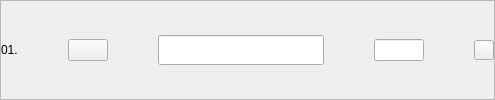
              <widget class="QFrame" name="result1">
               <property name="frameShape">
                <enum>QFrame::StyledPanel</enum>
               </property>
               <property name="frameShadow">
                <enum>QFrame::Raised</enum>
               </property>
               <layout class="QHBoxLayout" name="horizontalLayout_25" stretch="1,0,10,3,0">
                <property name="spacing">
                 <number>50</number>
                </property>
                <property name="leftMargin">
                 <number>0</number>
                </property>
                <property name="topMargin">
                 <number>0</number>
                </property>
                <property name="rightMargin">
                 <number>0</number>
                </property>
                <property name="bottomMargin">
                 <number>0</number>
                </property>
                <item>
                 <widget class="QLabel" name="nro1">
                  <property name="text">
                   <string>01.</string>
                  </property>
                 </widget>
                </item>
                <item>
                 <widget class="QPushButton" name="seeResult1Button">
                  <property name="text">
                   <string/>
                  </property>
                  <property name="icon">
                   <iconset resource="../resources.qrc">
                    <normaloff>:/Buttons/img/amacapy-boton-ver.png</normaloff>:/Buttons/img/amacapy-boton-ver.png</iconset>
                  </property>
                  <property name="iconSize">
                   <size>
                    <width>30</width>
                    <height>30</height>
                   </size>
                  </property>
                 </widget>
                </item>
                <item>
                 <widget class="QLineEdit" name="titleResult1">
                  <property name="minimumSize">
                   <size>
                    <width>0</width>
                    <height>30</height>
                   </size>
                  </property>
                 </widget>
                </item>
                <item>
                 <widget class="QLineEdit" name="priceResult1">
                  <property name="maximumSize">
                   <size>
                    <width>120</width>
                    <height>16777215</height>
                   </size>
                  </property>
                 </widget>
                </item>
                <item>
                 <widget class="QPushButton" name="deleteResult1Button">
                  <property name="sizePolicy">
                   <sizepolicy hsizetype="Fixed" vsizetype="Fixed">
                    <horstretch>0</horstretch>
                    <verstretch>0</verstretch>
                   </sizepolicy>
                  </property>
                  <property name="maximumSize">
                   <size>
                    <width>20</width>
                    <height>20</height>
                   </size>
                  </property>
                  <property name="text">
                   <string/>
                  </property>
                  <property name="icon">
                   <iconset resource="../resources.qrc">
                    <normaloff>:/Buttons/img/amacapy-boton-eliminar.png</normaloff>:/Buttons/img/amacapy-boton-eliminar.png</iconset>
                  </property>
                  <property name="iconSize">
                   <size>
                    <width>20</width>
                    <height>20</height>
                   </size>
                  </property>
                 </widget>
                </item>
               </layout>
              </widget>
